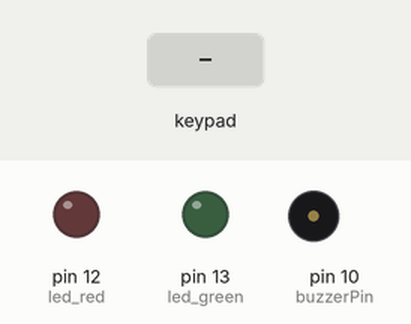
Recording of a sketch running on a simulated Arduino Uno, built with avr-gcc and run on an emulated ATmega328P. On the bench: output pins drawn as LEDs (lit = HIGH), buzzer (waves = sounding, pin HIGH). Inputs (shaded band) come from the test bench. What the sketch prints to the serial monitor is not drawn.

Above: at 1.2 s.
1.3 s: keypad keys 1 2 3 4 5 6 pressed 0.4 s apart
At 4.2 s:
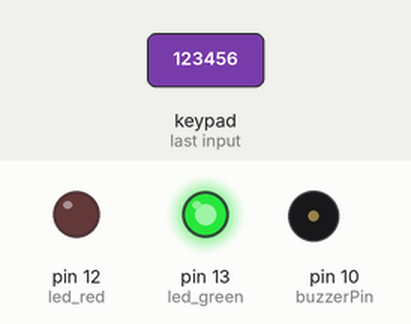
5.2 s: key '*' pressed
At 6.4 s:
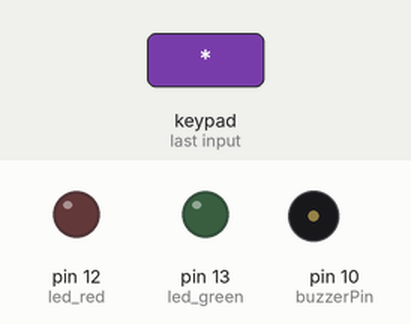
6.7 s: keypad keys 1 2 3 4 5 6 # pressed 0.4 s apart
At 9.5 s:
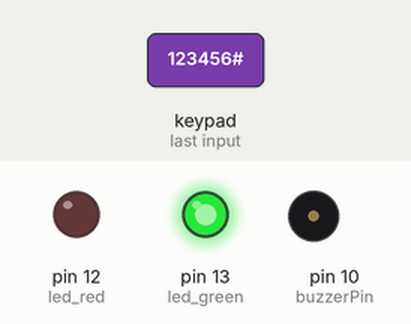
Timing chart, 0 to 11.0 s (numbered marks = the images above; inputs shaded):
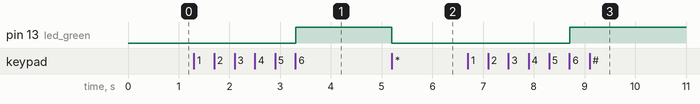

The sketch:

teclado_4x4_cofre.ino
```cpp
#include <Wire.h>
#include <Keypad.h>
#define paswd_key 7 // Define 6 caracteres validos para o char mais 1 que pode ser NULL

char Data_db[paswd_key]; // 6 caracters mais 1 NULL = 7
char key_master[paswd_key] = "123456"; // Senha definida
byte matriz_db = 0, key_count = 0; // Declarando a matriz
char senha_acesso;
int erro = 2;
int contador = 0;

const byte ROWS = 4;
const byte COLS = 4;
char keys[ROWS][COLS] = {
  {'1','2','3','A'},
  {'4','5','6','B'},
  {'7','8','9','C'},
  {'*','0','#','D'}
};

byte rowPins[ROWS] = {2,3,4,5}; // Pinos que correspondem às conexões
byte colPins[COLS] = {6,7,8,9}; // Pinos que correspondem às conexões

Keypad customKeypad( makeKeymap(keys), rowPins, colPins, ROWS, COLS);

const int buzzerPin = 10;
const int led_red = 12;
const int led_green = 13;

void setup()
{
  Serial.begin(9600);
  pinMode(buzzerPin, OUTPUT);
  pinMode(led_red, OUTPUT);
  pinMode(led_green, OUTPUT);
}

void loop()
{
  senha_acesso = customKeypad.waitForKey();
  Serial.print(senha_acesso); //Imprime no monitor serial os botoes pressionados

    // Reiniciando o sistema
    if (senha_acesso == '*'){
        Serial.println(" "),
        Serial.print("Reset Acionado"),
        Serial.println(" "),
        digitalWrite(led_red, LOW),
        digitalWrite(led_green, LOW),
        noTone(buzzerPin);
        contador = 0,
        limpa_matriz(),
        Serial.flush ();
        return;
    }

  if (senha_acesso) {
    Data_db[matriz_db] = senha_acesso; // Armazena os dados pressionados do keypad na matriz
    matriz_db++; // Adiciona o dado pressionado pelo keypad na matriz e controla o numero de teclas pressionadas
  }

  if(matriz_db == paswd_key-1) { // "if" para comparar os dados retirados do keypad, trasnforamdos em matriz com o pasword

    if(!strcmp(Data_db, key_master)) // Compara matriz com a senha
    digitalWrite(led_green, HIGH), // Se for igual, acende o led verde
    Serial.println(" "),
    Serial.print("Chave digitada CORRETAMENTE");
    else
	contador ++, // Se não for igual, adiciona +1 no contador
    Serial.println(" "),
    Serial.print("Numero de erros: "),
    Serial.print(contador),
    Serial.println(" de 3."),
    limpa_matriz();
   	}

  if (contador > 2) { // Se o contador chegar a 3, acende o led vermelho
    digitalWrite(led_red, HIGH),
    tone(buzzerPin,450);
    Serial.flush (),
    Serial.println("Chave INCORRETA"),
    limpa_matriz(),
    Serial.println("Pressione *");
  }

}

void limpa_matriz()
{
  while(matriz_db !=0){
    Data_db[matriz_db--] = 0; // Limpa os dados digitados da matriz
  }
  return;
}
```

Measured:
- after the input at 1.3 s, pin 13 (led_green): LOW → HIGH after 2.0 s
- after the input at 5.2 s, pin 13 (led_green): HIGH → LOW at once
- after the input at 6.7 s, pin 13 (led_green): LOW → HIGH after 2.0 s
